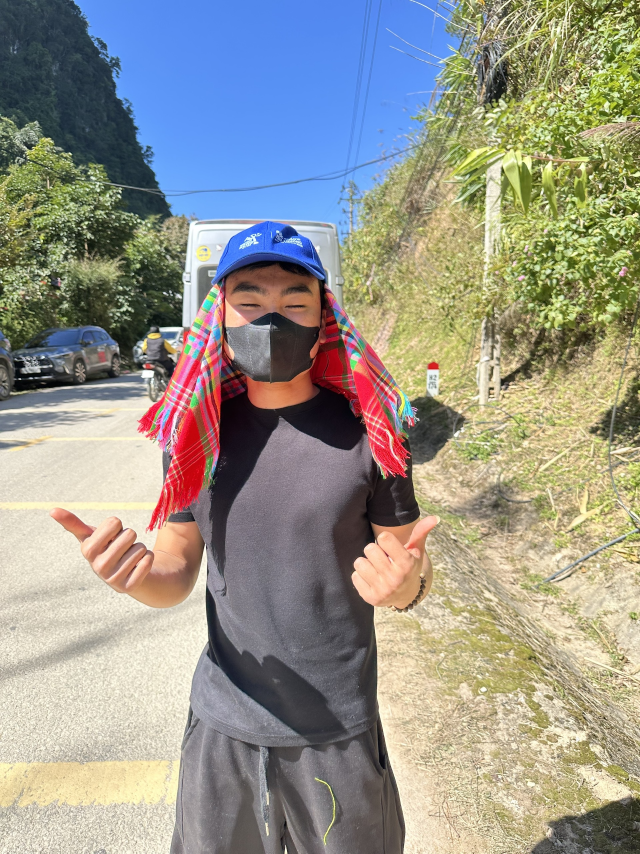
#> input picture assets/images/1K2ICO4VD_8IN5S8.jpg, 1920 x 2560 px (shown at 1/3 size); its folder holds only this picture in this run
$ python process_photos.py
#> lines starting #> are read from the running program, lines starting #| are printed output that depends on the picture
import os
import sys
import json
import time
from concurrent.futures import ThreadPoolExecutor
from PIL import Image, ImageOps
import pillow_heif

# Register HEIF opener for Pillow
pillow_heif.register_heif_opener()
#> (this line was passed over: pillow_heif is not available in this run)

PROJECT_ROOT = os.path.dirname(os.path.dirname(os.path.abspath(__file__)))
INPUT_DIR = os.path.join(PROJECT_ROOT, 'assets', 'images')
OUTPUT_DIR = os.path.join(PROJECT_ROOT, 'assets', 'web_photos')
MANIFEST_PATH = os.path.join(PROJECT_ROOT, 'assets', 'photos_manifest.json')

VALID_EXTENSIONS = {'.jpg', '.jpeg', '.png', '.heic'}
MAX_DIMENSION = 720
JPEG_QUALITY = 82


def extract_dominant_color(img):
    """
    Extracts an aesthetically pleasing dominant color (hex string) from an image.
    Uses median-cut quantization on a downsampled thumbnail, penalizing extreme blacks/whites
    and favoring saturated, vibrant tones.
    """
    thumb = img.resize((64, 64), Image.Resampling.BOX).convert('RGB')
    quantized = thumb.quantize(colors=8, method=Image.Quantize.MEDIANCUT)
    palette = quantized.getpalette()[:24] # 8 colors * 3 RGB channels
    colors = [(palette[i * 3], palette[i * 3 + 1], palette[i * 3 + 2]) for i in range(8)]
    counts = quantized.getcolors() or []

    best_col = colors[0] if colors else (156, 190, 201)
    max_score = -1.0

    for count, idx in counts:
        if idx >= len(colors):
            continue
        r, g, b = colors[idx]
        max_c = max(r, g, b)
        min_c = min(r, g, b)
        sat = (max_c - min_c) / max_c if max_c > 0 else 0.0
        lum = r * 0.299 + g * 0.587 + b * 0.114

        # Penalize near-black and near-white colors to preserve aesthetic vibrance
        lum_penalty = 0.25 if (lum < 35 or lum > 235) else 1.0
        score = count * (0.3 + 0.7 * sat) * lum_penalty
        if score > max_score:
            max_score = score
            best_col = (r, g, b)

    return f'#{best_col[0]:02x}{best_col[1]:02x}{best_col[2]:02x}'


def process_single_image(args):
    """
    Processes a single image file:
    - Auto-orients with EXIF
    - Handles alpha/transparency channels
    - Computes native aspect ratio
    - Scales max dimension to 720px
    - Extracts dominant color
    - Saves progressive JPEG with 82% quality
    """
#> called with args = (0, '1K2ICO4VD_8IN5S8.jpg')
    idx, filename = args
    in_path = os.path.join(INPUT_DIR, filename)
    out_name = f'photo_{idx:03d}.jpg'
    out_path = os.path.join(OUTPUT_DIR, out_name)

    try:
        with Image.open(in_path) as raw_img:
            # 1. EXIF Transpose (respect phone camera orientation)
#> raw_img is the input picture: PIL image 1920x2560 RGB; mean R, G, B 151.3, 149.6, 139.4
            img = ImageOps.exif_transpose(raw_img)

            # 2. Transparency handling for PNG / RGBA
            if img.mode in ('RGBA', 'LA') or (img.mode == 'P' and 'transparency' in img.info):
                bg = Image.new('RGB', img.size, (255, 255, 255))
                rgba = img.convert('RGBA')
                bg.paste(rgba, mask=rgba.split()[3])
                img = bg
            elif img.mode != 'RGB':
                img = img.convert('RGB')

            orig_w, orig_h = img.size
#> orig_w = 1920; orig_h = 2560

            # 3. Scale longest edge to 720px
            scale = MAX_DIMENSION / max(orig_w, orig_h)
#> scale = 0.281
            new_w = max(1, int(round(orig_w * scale)))
#> new_w = 540
            new_h = max(1, int(round(orig_h * scale)))
#> new_h = 720
            aspect = round(new_w / new_h, 4)
#> aspect = 0.75

            if (new_w, new_h) != (orig_w, orig_h):
                img_resized = img.resize((new_w, new_h), Image.Resampling.LANCZOS)
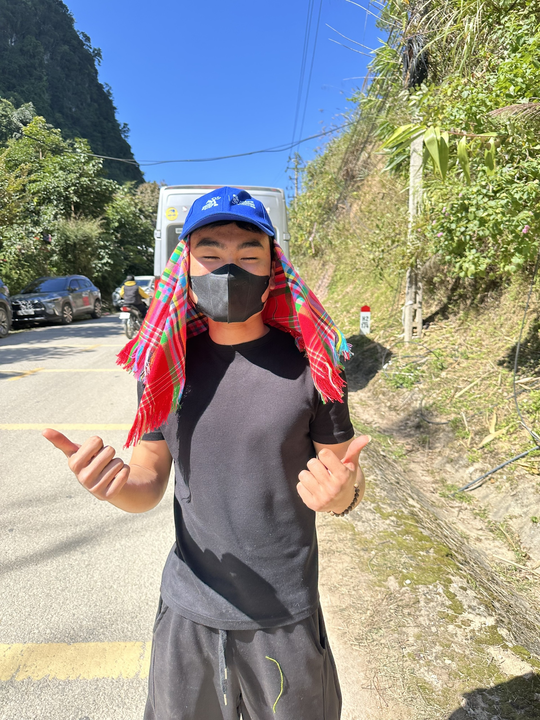
#> img_resized: PIL image 540x720 RGB; mean R, G, B 151.3, 149.6, 139.4
            else:
                img_resized = img

            # 4. Extract dominant color
            dom_color = extract_dominant_color(img_resized)
#> in extract_dominant_color, `thumb = img.resize((64, 64), Image.Resampling.BOX).convert('RGB')`:
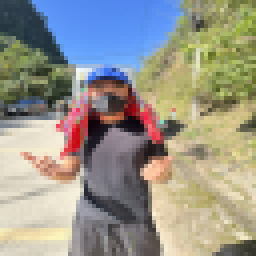
#> thumb: PIL image 64x64 RGB (shown 4 times larger); mean R, G, B 151.3, 149.6, 139.4
#> in extract_dominant_color, `quantized = thumb.quantize(colors=8, method=Image.Quantize.MEDIANCUT)`:
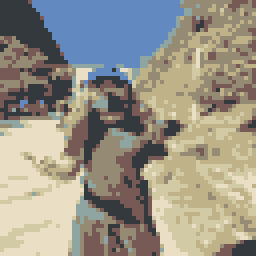
#> quantized: PIL image 64x64 P (shown 4 times larger); mean R, G, B 152.5, 147.8, 136.2
#> in extract_dominant_color, `palette = quantized.getpalette()[:24]`: palette = [234, 223, 197, 210, 201, 165, 192, 178, 136, 143, 165, 161, 149, 138, 116, 99, 137, 193, 119, 89, 85, 52, 57, 61]
#> in extract_dominant_color, `colors = [(palette[i * 3], palette[i * 3 + 1], palette[i * 3 + 2]) for..`: colors = [(234, 223, 197), (210, 201, 165), (192, 178, 136), (143, 165, 161), (149, 138, 116), (99, 137, 193), (119, 89, 85), (52, 57, 61)]
#> in extract_dominant_color, `counts = quantized.getcolors() or []`: counts = [(574, 0), (437, 1), (690, 2), (149, 3), (702, 4), (501, 5), (540, 6), (503, 7)]
#> in extract_dominant_color, `best_col = colors[0] if colors else (156, 190, 201)`: best_col = (234, 223, 197)
#> the loop in extract_dominant_color, `for count, idx in counts:` made 8 passes
#> (count, r, g, b, max_c, min_c, sat, lum) on passes 1, 3: (574, 234, 223, 197, 234, 197, 0.158, 223.3), (690, 192, 178, 136, 192, 136, 0.292, 177.4)
#> (count, r, g, b, max_c, min_c, sat, lum) on passes 2, 4, 5, 6, 7, 8: (437, 210, 201, 165, 210, 165, 0.214, 199.6), (149, 143, 165, 161, 165, 143, 0.133, 158), (702, 149, 138, 116, 149, 116, 0.221, 138.8), (501, 99, 137, 193, 193, 99, 0.487, 132), (540, 119, 89, 85, 119, 85, 0.286, 97.51), (503, 52, 57, 61, 61, 52, 0.148, 55.96)
#> after the loop in extract_dominant_color, `for count, idx in counts:`: max_score = 347.9
#> dom_color = '#c0b288'

            # 5. Save web-optimized JPEG
            img_resized.save(out_path, 'JPEG', quality=JPEG_QUALITY, progressive=True, optimize=True)
            file_size_kb = os.path.getsize(out_path) / 1024.0

        manifest_item = {
            'id': idx,
            'url': f'assets/web_photos/{out_name}',
            'title': f'Kỷ niệm #{idx + 1}',
            'color': dom_color,
            'aspect': aspect
        }
#> manifest_item = {'id': 0, 'url': 'assets/web_photos/photo_000.jpg', 'title': 'Kỷ niệm #1', 'color': '#c0b288', 'aspect': 0.75}

        return {
            'success': True,
            'item': manifest_item,
            'filename': filename,
            'size_kb': file_size_kb,
            'dims': (new_w, new_h),
            'aspect': aspect
        }
    except Exception as e:
        return {
            'success': False,
            'filename': filename,
            'error': str(e)
        }


def main():
    sys.stdout.reconfigure(encoding='utf-8')
    print('=' * 65)
    print('  MEMORYZONE 218 — BATCH IMAGE OPTIMIZATION PIPELINE (255 PHOTOS)')
    print('=' * 65)

    os.makedirs(OUTPUT_DIR, exist_ok=True)

    # 1. Scan and filter all static images
    all_files = os.listdir(INPUT_DIR)
    static_images = sorted(
        [f for f in all_files if os.path.splitext(f)[1].lower() in VALID_EXTENSIONS],
        key=lambda f: f.lower()
    )

    total = len(static_images)
    print(f'[INFO] Found {total} static image files in {INPUT_DIR}')
    if total != 255:
        print(f'[WARNING] Expected 255 images, but found {total}!')

    # 2. Multi-threaded processing
    start_time = time.time()
    work_items = [(i, fname) for i, fname in enumerate(static_images)]

    manifest = []
    total_size_kb = 0.0
    failed = []

    print(f'[INFO] Processing images using ThreadPoolExecutor...')
    with ThreadPoolExecutor(max_workers=8) as executor:
        results = list(executor.map(process_single_image, work_items))
#> results = 1 item

    for r in results:
        if r['success']:
            manifest.append(r['item'])
            total_size_kb += r['size_kb']
        else:
            failed.append(r)
#> this loop made 1 pass
#> total_size_kb on pass 1: 108.2
#> after the loop, failed = []; manifest = 1 item; total_size_kb = 108.2

    elapsed = time.time() - start_time
    avg_size_kb = total_size_kb / len(manifest) if manifest else 0
#> avg_size_kb = 108.2

    print(f'[SUCCESS] Processed {len(manifest)}/{total} images in {elapsed:.2f}s')
#| [SUCCESS] Processed 1/1 images in 1.01s
    print(f'[INFO] Total size: {total_size_kb / 1024:.2f} MB | Average per photo: {avg_size_kb:.2f} KB')
#| [INFO] Total size: 0.11 MB | Average per photo: 108.23 KB

    if failed:
        print(f'[ERROR] Failed to process {len(failed)} files:')
        for f in failed:
            print(f"  - {f['filename']}: {f['error']}")
        sys.exit(1)

    # Ensure manifest is ordered strictly by id (0 to 254)
    manifest.sort(key=lambda x: x['id'])

    # 3. Write assets/photos_manifest.json
    with open(MANIFEST_PATH, 'w', encoding='utf-8') as f:
        json.dump(manifest, f, indent=2, ensure_ascii=False)

    print(f'[SUCCESS] Manifest written to {MANIFEST_PATH} ({len(manifest)} items)')
#| [SUCCESS] Manifest written to assets/photos_manifest.json (1 items)
    print('=' * 65)


if __name__ == '__main__':
    main()
